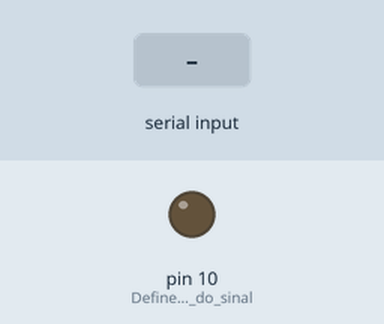
This sketch was run on a simulated Arduino Uno, built with avr-gcc and run on an emulated ATmega328P. On the bench: output pins drawn as LEDs (lit = HIGH). The test bench sets the inputs (shaded band).

Above: at 1.2 s.
1.3 s: "0" received over Serial
At 2.1 s:
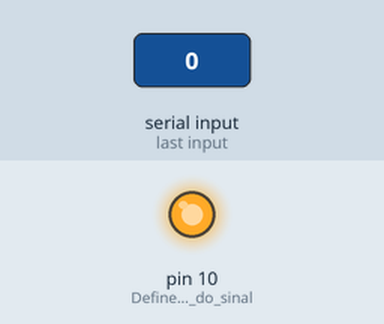
Timing chart, 0 to 4.3 s (numbered marks = the images above; inputs shaded):
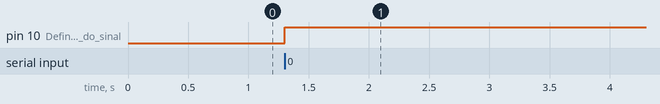

Measured:
- after the input at 1.3 s, pin 10 (Define_a_saída_do_sinal): LOW → HIGH at once

The sketch:

01_arduino.ino
```cpp
void setup(){
    pinMode(10, OUTPUT);//Define a saída do sinal
    Serial.begin(115200);//Inicia a Serial
}
void loop(){
    int valorRecebido;
    if(Serial.available()){
        valorRecebido = Serial.read();
        if(valorRecebido == '0'){//Caso o valor do sensor seja 0, desligue a lâmpada, caso contrário, ligue
            digitalWrite(10, 'LOW');
        }else{
            digitalWrite(10, 'HIGH');
        }
    }
}
```
